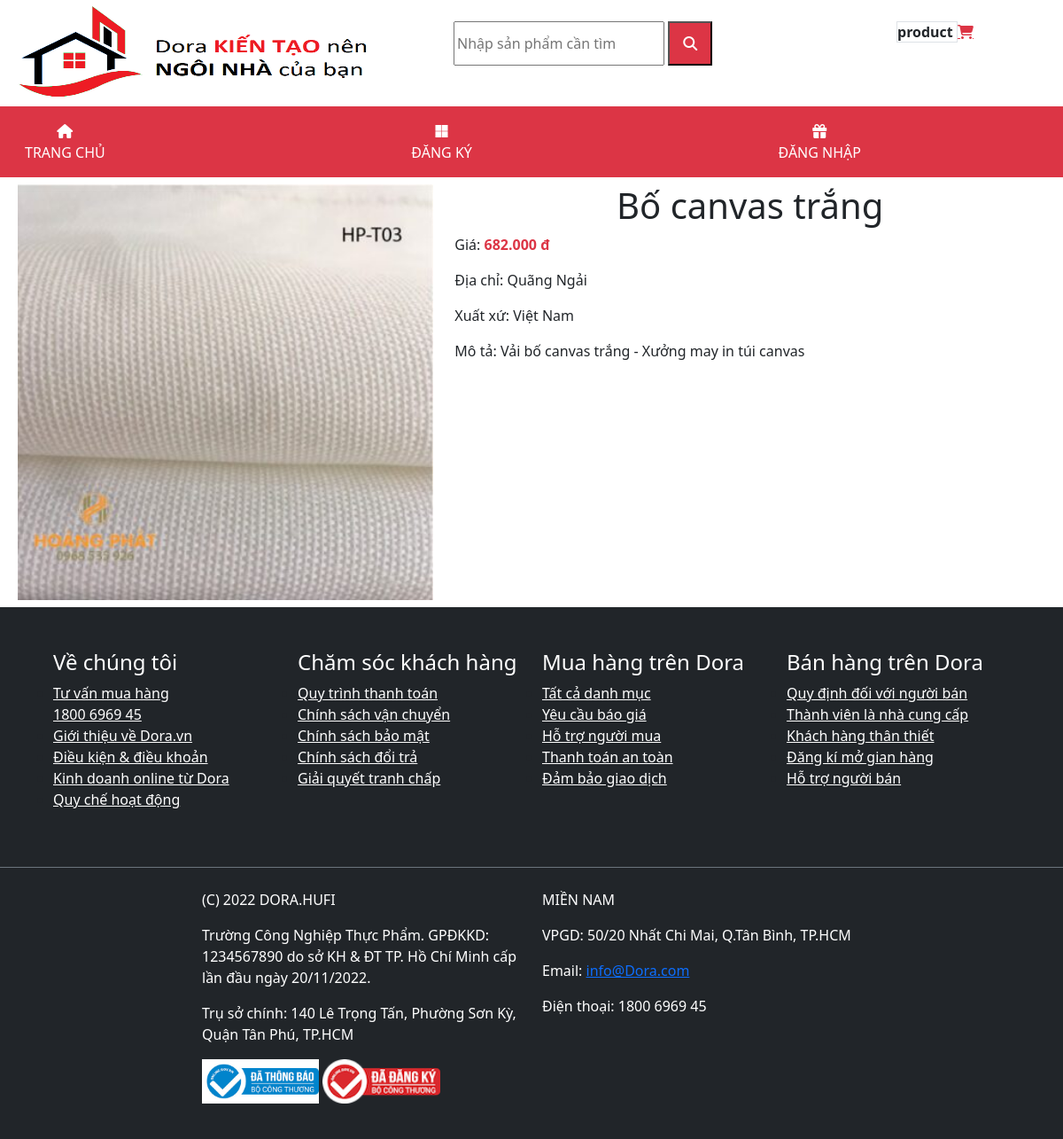
Page /product.php?mahanghoa=36 on the committed database.
### tables this page shows
CREATE TABLE `hanghoa` (
  `mahanghoa` int NOT NULL,
  `maloai` int NOT NULL,
  `tenhanghoa` varchar(255) NOT NULL,
  `mota` varchar(255) NOT NULL,
  `soluong` int NOT NULL,
  `gia` int NOT NULL,
  `diachi` varchar(255) NOT NULL,
  `xuatxu` varchar(255) NOT NULL,
  `hinh` varchar(255) NOT NULL
);

### class/Product.php (called while the page is built, shortened)
<?php
class Product
{
    public static function getOneByID($pdo, $mahanghoa)
    {
        $sql = "SELECT * FROM hanghoa WHERE mahanghoa = :mahanghoa";
        $stmt = $pdo->prepare($sql);
        $stmt->bindValue(':mahanghoa', $mahanghoa, PDO::PARAM_INT);
        if ($stmt->execute()) {
            $stmt->setFetchMode(PDO::FETCH_CLASS, 'Product');
            return $stmt->fetch();
        }
    }
}

### product.php (the view, shortened to what this page needs)
<?php
$mahanghoa = $_GET["mahanghoa"];
$db = new Database();
$pdo = $db->connect();
$product = Product::getOneByID($pdo, $mahanghoa);
?>
<?php require 'inc/header.php'; ?>
<div class="row p-2">
    <div class="col-5">
         <img class="w-100" src="Images/<?= $product->hinh ?>">
    </div>
    <div class="col-7">
        <h1 class="text-center"><?= $product->tenhanghoa ?></h1>
        <p>Giá: <b class="text-danger"><?= number_format($product->gia, 0, ',', '.') ?> đ</b></p>
        <p>Địa chỉ: <?= $product->diachi ?></p>
        <p>Xuất xứ: <?= $product->xuatxu ?></p>
        <p>Mô tả: <?= $product->mota ?></p>
    </div>
</div>
<?php require 'inc/footer.php'; ?>

### rows in the picture
hanghoa: hinh (picture), tenhanghoa "Bố canvas trắng", gia "682.000", diachi "Quãng Ngải", xuatxu "Việt Nam", mota "Vải bố canvas trắng - Xưởng may in túi canvas"
